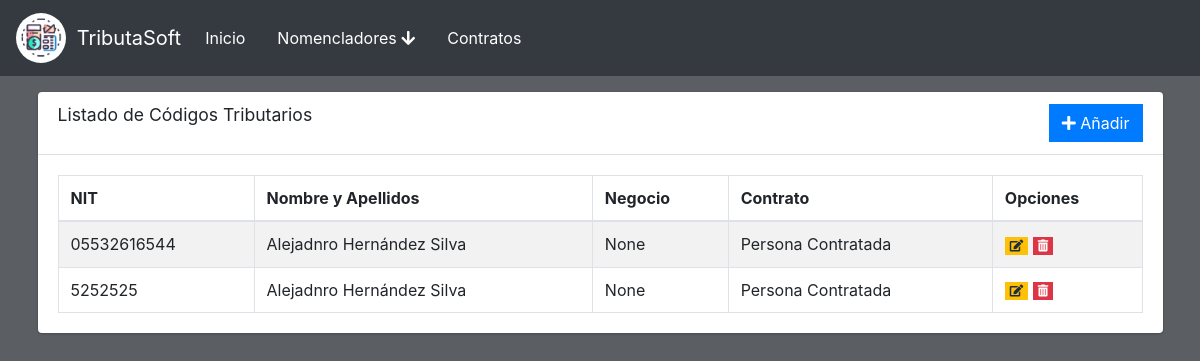
The app's page /contrato, older data.
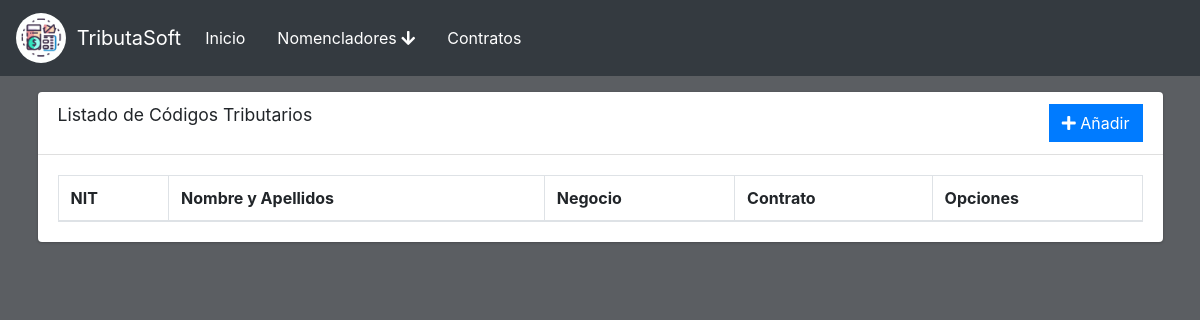
The same page, newer data.
### main.py (models this page shows)
class ContratoPersona(db.Model):
    id = db.Column(db.Integer, primary_key=True, autoincrement=True)
    nombre = db.Column(db.String(100), nullable=False)
    apellidos = db.Column(db.String(250),nullable=False)
    ci = db.Column(db.String(11),nullable=False)
    nit = db.Column(db.String(50),nullable=False)
    codigos = db.Column(db.String(1800),nullable=False)
    salario = db.Column(db.Float)
    fecha_inicio = db.Column(db.String(100))
    lugar = db.Column(db.String(250))

### main.py (the view)
@app.route('/contrato')
def contrat_base():
    a = ContratoDueno.query.all()
    b = ContratoPersona.query.all()
    lista = []
    for i in a:
        lista.append(('Dueño de Negocio',i.nombre,i.apellidos,i.lugar,i.nit,i.id))
    for i in b:
        lista.append(('Persona Contratada',i.nombre,i.apellidos,i.lugar,i.nit,i.id))
    return render_template('contract_base.html',lista=lista)

### templates/contract_base.html (shortened to what this page needs)
{% extends 'base.html' %}
{% block content %}
<div class="content">
    <div class="container">
        <div class="card">
            <div class="card-header">
              <h3 class="card-title">Listado de C&oacute;digos Tributarios</h3>
              <div class="float-right">
                <a href="{{ url_for('contrat_add') }}" class="btn btn-primary btn-flat">
                    <i class="fas fa-plus"></i> A&ntilde;adir
                </a>
                    </div>
            </div>
            <div class="card-body">
                <table id="example1" class="table table-bordered table-striped">
                  <thead>
                  <tr>
                    <th>NIT</th>
                    <th>Nombre y Apellidos</th>
                    <th>Negocio</th>
                    <th>Contrato</th>
                    <th>Opciones</th>
                  </tr>
                  </thead>
                  <tbody>
                    {% for i in lista %}
                    <tr>
                      <td>{{i.4}}</td>
                      <td>{{i.1}} {{i.2}}</td>
                      <td>{{i.3}}</td>
                      <td>{{i.0}}</td>
                      <td>
                        {% if i[0] == 'Persona Contratada' %}
                          <a href="{{ url_for('contract_edit', tipo='persona',id=i[5]) }}" class="btn btn-warning btn-xs btn-flat"><i class="fas fa-edit"></i></a>
                          <a href="{{ url_for('contract_delete', tipo='persona',id=i[5]) }}" class="btn btn-danger btn-xs btn-flat"><i class="fas fa-trash-alt"></i></a>
                        {% else %}
                          <a href="{{ url_for('contract_edit', tipo='salario',id=i[5]) }}" class="btn btn-warning btn-xs btn-flat"><i class="fas fa-edit"></i></a>
                          <a href="{{ url_for('contract_delete', tipo='salario',id=i[5]) }}" class="btn btn-danger btn-xs btn-flat"><i class="fas fa-trash-alt"></i></a>
                        {% endif %}
                      </td>
                    </tr>
                    {% endfor %}
                    </tbody>
                </table>
            </div>
        </div>
    </div>
</div>
{% endblock %}

### templates/base.html (shortened to what this page needs)
<html>
    <head>
        <link rel="stylesheet" href="{{ url_for('static',filename='js/plugins/fontawesome-free/css/all.min.css') }}">
        <link rel="stylesheet" href="{{ url_for('static',filename='js/plugins/datatables-bs4/css/dataTables.bootstrap4.min.css') }}">
        <link rel="stylesheet" href="{{ url_for('static',filename='js/plugins/datatables-responsive/css/responsive.bootstrap4.min.css') }}">
        <link rel="stylesheet" href="{{ url_for('static',filename='js/plugins/datatables-buttons/css/buttons.bootstrap4.min.css') }}">
        <link rel="stylesheet" href="{{ url_for('static',filename='css/css/adminlte.min.css') }}">
      </head>
      <body>
        <nav class="navbar navbar-expand-lg navbar-dark bg-dark">
            <div class="container-fluid">
              <a class="navbar-brand" href="{{ url_for('Home') }}">
                <img src="{{ url_for('static',filename='icon/logo.jpg') }}" alt="Icono" width="50" height="50" class="d-inline-block align-text-top">
                 &nbsp; TributaSoft
              </a>
              <div class="collapse navbar-collapse" id="navbarNav">
                <ul class="navbar-nav ms-auto">
                  <li class="nav-item">
                    <a class="nav-link active" href="{{ url_for('Home') }}">Inicio</a>
                  </li>
                  <li class="nav-item dropdown">
                    <a class="nav-link active" data-toggle="dropdown" href="#">
                      Nomencladores <i class="fas fa-arrow-down"></i>
                    </a>
                  </li>
                  <li class="nav-item">
                    <a class="nav-link active" href="{{ url_for('contrat_base') }}">Contratos</a>
                  </li>
                </ul>
              </div>
            </div>
          </nav>
        {% block content %}{% endblock %}
      </body>
</html>

### templates/base.html (style rules this page uses)
html, body { background-color: rgb(91, 94, 98); }
.navbar-brand { display: flex; align-items: center; }
.navbar-brand img { border-radius: 50%; }

Row changes from the older to the newer data that the page shows:
removed ContratoPersona: nit "05532616544", nombre "Alejadnro", apellidos "Hernández Silva", i "None", i "Persona Contratada"
removed ContratoPersona: nit "5252525", nombre "Alejadnro", apellidos "Hernández Silva", i "None", i "Persona Contratada"
